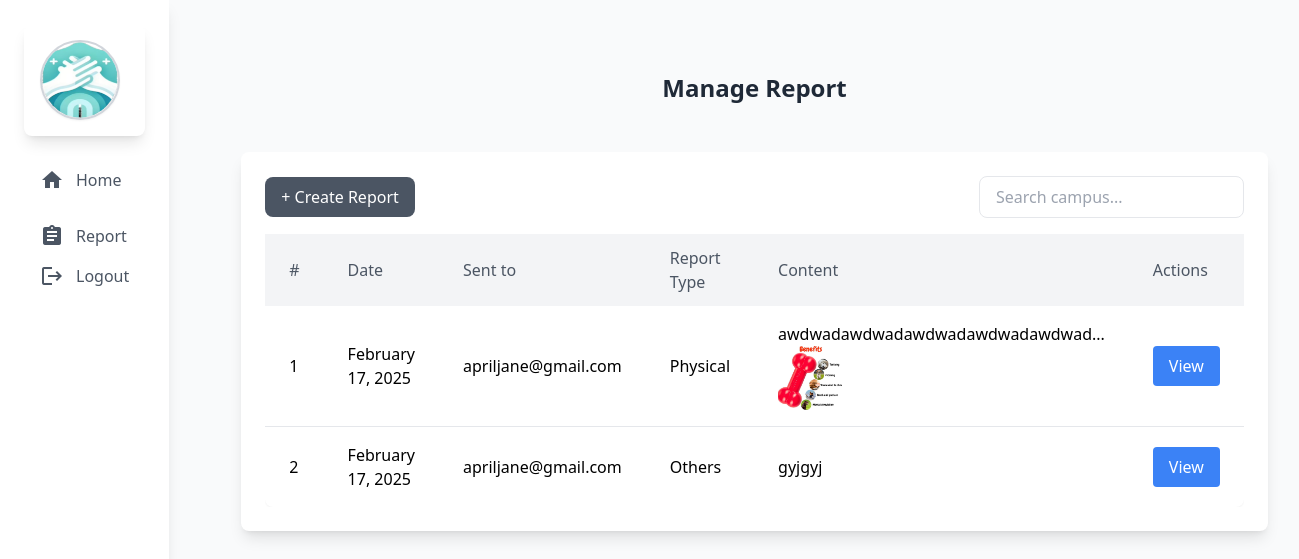
The app's page /student/report.php (signed in) with its own data.
### tables this page shows
CREATE TABLE `report` (
  `report_id` int(11) NOT NULL,
  `IDsentTo` int(11) NOT NULL,
  `IDsentFrom` int(11) NOT NULL,
  `bullyingType` varchar(60) NOT NULL,
  `messages` text DEFAULT NULL,
  `imagesProof` varchar(255) DEFAULT NULL,
  `date_added` timestamp NOT NULL DEFAULT current_timestamp() ON UPDATE current_timestamp(),
  `status` int(11) NOT NULL DEFAULT 1 COMMENT '0=deleted,1=existing',
  `seen` int(11) NOT NULL DEFAULT 1 COMMENT '0=seen,1=unseen'
);

### student/backend/db.php (called while the page is built, shortened)
<?php
class db_connect
{
    public $host = db_host;
    public $user = db_user;
    public $pass = db_pass;
    public $name = db_name;
    public function connect()
    {
        try {
            $this->conn = new mysqli($this->host, $this->user, $this->pass, $this->name);
        } catch (\Throwable $th) {
            header("Location:setup.php");
        }
    }
}

### student/backend/class.php (called while the page is built, shortened)
<?php
include ('db.php');
class global_class extends db_connect
{
    public function fetch_all_reports($session_account){
        $query = $this->conn->prepare("SELECT report.*, admin.* FROM `report`
        LEFT JOIN admin ON admin.id = report.IDsentTo
        where report.IDsentFrom = '$session_account'
        ");
        if ($query->execute()) {
            $result = $query->get_result();
            return $result;
        }
    }
    public function check_account($student_id) {
        $query = "SELECT * FROM student WHERE id = $student_id";
        $result = $this->conn->query($query);
        $items = [];
        if ($result && $result->num_rows > 0) {
            while ($row = $result->fetch_assoc()) {
                $items[] = $row;
            }
        }
        return $items;
    }
}

### student/backend/end-points/report_list.php (the view, shortened to what this page needs)
<?php
$fetch_all_reports = $db->fetch_all_reports($session_account[0]['id']);
if ($fetch_all_reports): ?>
    <?php
    $count=1;
        foreach ($fetch_all_reports as $report):
        ?>
        <tr class="hover:bg-gray-50">
                        <td class="px-4 sm:px-6 py-4"><?= $count; ?></td>
                        <td class="px-4 sm:px-6 py-4"><?= date("F j, Y", strtotime($report['date_added'])); ?></td>
                        <td class="px-4 sm:px-6 py-4"><?= $report['email']; ?></td>
                        <td class="px-4 sm:px-6 py-4"><?= $report['bullyingType']; ?> </td>
                        <td class="px-4 sm:px-6 py-4">
                            <?= (strlen($report['messages']) > 30) ? substr($report['messages'], 0, 30) . '...' : $report['messages']; ?>
                            <?php if (!empty($report['imagesProof'])): ?>
                                <img src="../upload_messages/<?= htmlspecialchars($report['imagesProof']); ?>" alt="" class="w-16 h-16 object-cover" id="image_<?= $report['id']; ?>" data-image="<?= htmlspecialchars($report['imagesProof']); ?>">
                            <?php endif; ?>
                        </td>
                        <td class="px-4 sm:px-6 py-4">
                            <button class="view-btn px-4 py-2 bg-blue-500 text-white rounded" data-message="<?= htmlspecialchars($report['messages']); ?>" data-image="<?= htmlspecialchars($report['imagesProof']); ?>">View</button>
                        </td>
        </tr>
    <?php
     $count++;
    endforeach;
   ?>
<?php else: ?>
    <tr>
        <td colspan="5" class="p-2">No record found.</td>
    </tr>
<?php endif; ?>

### student/components/header.php (shortened to what this page needs)
<?php
include('backend/class.php');
$db = new global_class();
if (isset($_SESSION['lrn'])) {
    $student_id = intval($_SESSION['id']);
    $session_account = $db->check_account($student_id);
} else {
   header('location: student.php');
}
?>
<!DOCTYPE html>
<html lang="en">
<head>
  <script src="https://cdn.tailwindcss.com"></script>
  <link rel="stylesheet" href="https://cdnjs.cloudflare.com/ajax/libs/AlertifyJS/1.13.1/css/alertify.css" />
<link href="https://cdn.jsdelivr.net/npm/select2@4.0.13/dist/css/select2.min.css" rel="stylesheet" />
</head>
<body class="bg-gray-100 font-sans antialiased">
  <div class="min-h-screen flex flex-col lg:flex-row">
<aside id="sidebar" class="bg-white shadow-lg w-64 lg:w-1/5 xl:w-1/6 p-6 space-y-6 lg:static fixed inset-y-0 left-0 z-50 transform -translate-x-full lg:translate-x-0 transition-transform duration-300 ease-in-out">
  <div class="flex items-center space-x-4 p-4 bg-white rounded-lg shadow-lg hover:shadow-xl transition-shadow duration-300">
  <img src="../assets/logo.webp" alt="Logo" class="w-20 h-20 rounded-full border-2 border-gray-300 shadow-sm transform transition-transform duration-300 hover:scale-105">
</div>
<nav class="space-y-4 text-left lg:text-left">
    <a href="index.php" class="flex items-center space-x-3 text-gray-600 hover:text-blue-500 hover:bg-gray-100 px-4 py-2 rounded-md transition-all duration-300">
        <span class="material-icons text-xl leading-none">home</span>
        <span>Home</span>
    </a>
    <a href="report.php" class="flex items-center space-x-3 text-gray-600 hover:text-blue-500 hover:bg-gray-100 px-4 py-2 rounded-md transition-all duration-300">
        <span class="material-icons text-xl leading-none">assignment</span>
        <span>Report</span>
    </a>
    <a href="logout.php">
        <button type="submit" class="flex items-center space-x-3 text-gray-600 hover:text-red-500 hover:bg-gray-100 px-4 py-2 rounded-md transition-all duration-300">
            <span class="material-icons text-xl leading-none">logout</span>
            <span>Logout</span>
        </button>
    </a>
</nav>
</aside>
    <main class="flex-1 bg-gray-50 p-8 lg:p-12">

### student/report.php (shortened to what this page needs)
<?php include "components/header.php";?>
<div class="container mx-auto p-4 sm:p-6">
    <h2 class="text-2xl font-semibold text-gray-800 mb-6 sm:mb-12 text-center">Manage Report</h2>
    <div class="bg-white shadow-lg rounded-lg p-4 sm:p-6">
        <div class="flex flex-col sm:flex-row justify-between items-center mb-4 space-y-3 sm:space-y-0">
            <button id="Show_create_report_modal" class="bg-gray-600 text-white px-4 py-2 rounded-lg hover:bg-gray-700 transition w-full sm:w-auto">
                + Create Report
            </button>
            <input type="text" id="searchInput" placeholder="Search campus..."
                class="px-4 py-2 border rounded-lg focus:outline-none focus:ring-2 focus:ring-gray-400 w-full sm:w-auto"
                onkeyup="searchTable()">
        </div>
        <div class="overflow-x-auto">
            <table id="campusTable" class="w-full border-collapse bg-white shadow-sm rounded-lg">
                <thead class="bg-gray-100">
                    <tr>
                        <th class="px-4 sm:px-6 py-3 text-left text-gray-600 font-medium">#</th>
                        <th class="px-4 sm:px-6 py-3 text-left text-gray-600 font-medium">Date</th>
                        <th class="px-4 sm:px-6 py-3 text-left text-gray-600 font-medium">Sent to</th>
                        <th class="px-4 sm:px-6 py-3 text-left text-gray-600 font-medium">Report Type</th>
                        <th class="px-4 sm:px-6 py-3 text-left text-gray-600 font-medium">Content</th>
                        <th class="px-4 sm:px-6 py-3 text-left text-gray-600 font-medium">Actions</th>
                    </tr>
                </thead>
                <tbody class="divide-y divide-gray-200">
                    <?php  include "backend/end-points/report_list.php"; ?>
                </tbody>
            </table>
        </div>
    </div>
</div>
<?php include "components/footer.php";?>

### student/components/footer.php (shortened to what this page needs)
 </main>
</div>
</body>
</html>

### records on screen
report: date_added "February 17, 2025", IDsentTo.email "apriljane@gmail.com", bullyingType "Physical", messages "awdwadawdwadawdwadawdwadawdwad", imagesProof (picture)
report: date_added "February 17, 2025", IDsentTo.email "apriljane@gmail.com", bullyingType "Others", messages "gyjgyj"
